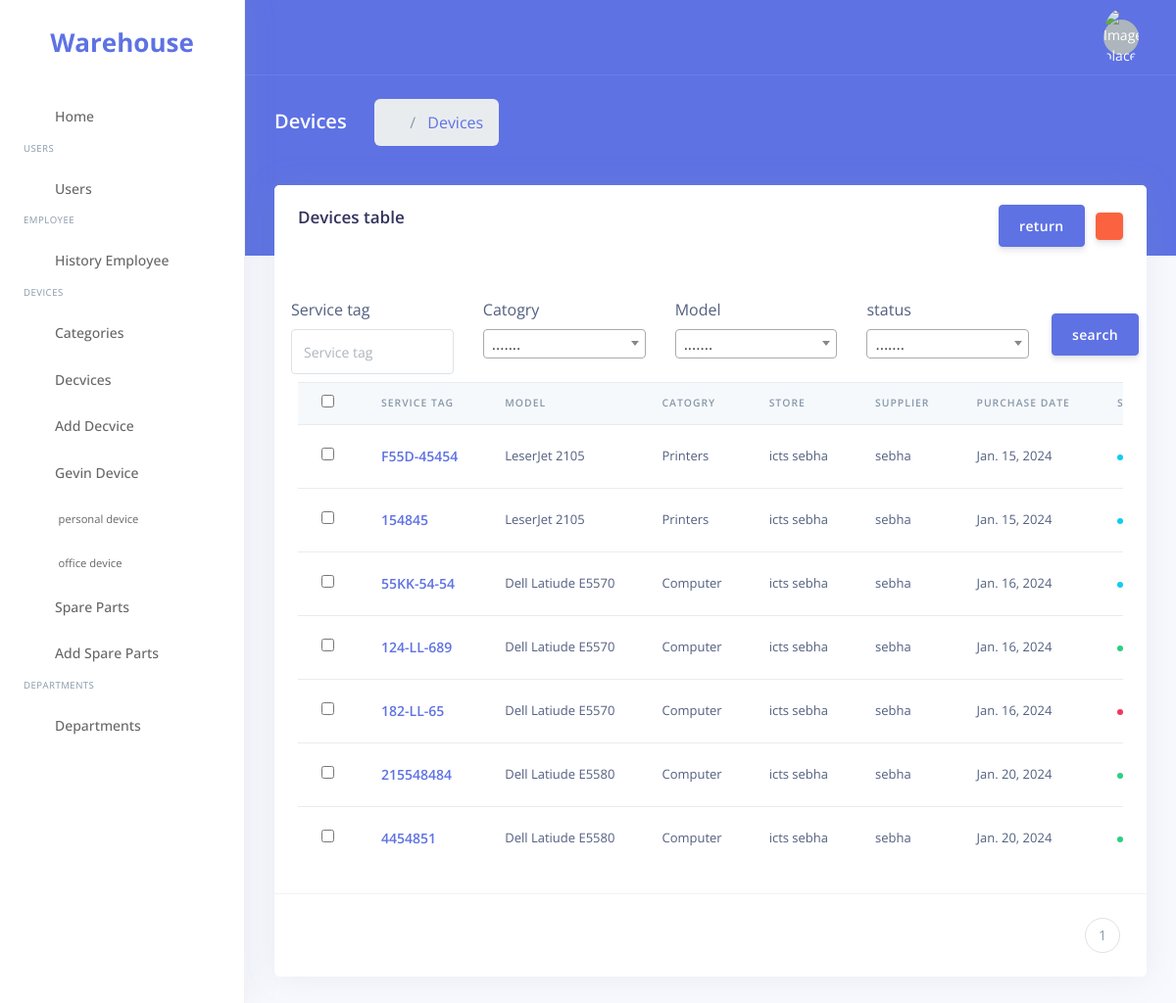
The page /item/ (signed in) on the database its author committed.
### Item/models.py (models this page shows, shortened)
class Device(models.Model):
    id = models.UUIDField(primary_key=True, default=uuid.uuid4, editable=False)
    catogry = models.ForeignKey(Catogry ,null=True,on_delete=models.CASCADE)
    service_tag = models.CharField(max_length=150,unique=True)
    modal = models.ForeignKey(ModelDevice ,related_name='device',null=True,on_delete=models.SET_NULL)
    store =  models.ForeignKey(Store,related_name='device',null=True, on_delete=models.SET_NULL)
    purchase_date = models.DateField(auto_now=False, auto_now_add=False,blank=True,null=True)
    supplier = models.CharField(max_length=50,null=True,blank=True)
    status = models.IntegerField(default=1)
    file = models.ForeignKey(DeviceFile,null=True,blank=True, on_delete=models.SET_NULL)
    Warranty_date = models.DateField(null=True,blank=True)
    type_device = models.CharField(choices= [('office','office'),('Personal','Personal')],default='Personal', max_length=50)
    created_at = models.DateTimeField(auto_now_add=True,blank=True,null=True)
    ubdate_at = models.DateTimeField(auto_now=True,blank=True,null=True)
    created_by = models.ForeignKey(User,null=True,blank=True, on_delete=models.CASCADE)
    deleted = models.BooleanField(default = False)
    objects = DeviceManager()
    def status_name(self):
        return StatusName[self.status]

class ModelDevice(models.Model):
    id = models.UUIDField(primary_key=True, default=uuid.uuid4, editable=False)
    name = models.CharField(max_length=50,unique=True)
    catogry = models.ForeignKey(Catogry,related_name="modal",null=True,blank=True,on_delete=models.CASCADE)
    min_device = models.IntegerField("Minimum number of devices for alerting",default=1)
    created_at = models.DateTimeField(auto_now_add=True,blank=True,null=True)
    ubdate_at = models.DateTimeField(auto_now=True,blank=True,null=True)

class Store(models.Model):
    id = models.UUIDField(primary_key=True, default=uuid.uuid4, editable=False)
    name = models.CharField(max_length=50,unique=True)
    created_at = models.DateTimeField(auto_now_add=True,blank=True,null=True)
    ubdate_at = models.DateTimeField(auto_now=True,blank=True,null=True)

### catogry/models.py (models this page shows, shortened)
class Catogry(models.Model):
    id = models.UUIDField(primary_key=True, default=uuid.uuid4, editable=False)
    name = models.CharField(max_length=50,unique=True)
    descripe = models.TextField(null=True,blank=True)
    created_at = models.DateTimeField(auto_now_add=True,blank=True,null=True)
    ubdate_at = models.DateTimeField(auto_now=True,blank=True,null=True)

### Item/views.py (the view)
# urls.py: path('',index,name="item.index"),
@login_required
@permission_required(['view_device'])
def index(request):
    dev = Device.objects.all()
    if request.GET.get('catogry'):
        dev = dev.filter(catogry__id = request.GET.get('catogry'))
    if request.GET.get('model'):
        dev = dev.filter(modal__id = request.GET.get('model'))
    if request.GET.get('status'):
        dev = dev.filter(status = request.GET.get('status'))
    if request.GET.get('service_tag'):
        dev = dev.filter(service_tag = request.GET.get('service_tag'))
    Devices = Paginator(dev,10)
    page_number = request.GET.get('page')
    devices = Devices.get_page(page_number)
    catogry = Catogry.objects.all()
    model = ModelDevice.objects.all()
    employee = Employee.objects.all()
    history = HistoryDeviceForm()
    status = StatusName
    return render(request,'item/index.html',{
        'devices':devices,
        'range':range(1,devices.paginator.num_pages+1),
        'catogry':catogry,
        'model':model,
        'status':status,
        'employee':employee,
        'historyForm':history
        })

### templates/item/index.html (shortened to what this page needs)
{% extends 'layouts/base.html' %}
{% block content %}
  <div class="header bg-primary pb-6">
    <div class="container-fluid">
      <div class="header-body">
        <div class="row align-items-center py-4">
          <div class="col-lg-6 col-7">
            <h6 class="h2 text-white d-inline-block mb-0">Devices</h6>
            <nav aria-label="breadcrumb" class="d-none d-md-inline-block ml-md-4">
              <ol class="breadcrumb breadcrumb-links breadcrumb-dark">
                <li class="breadcrumb-item">
                  <a href="#"><i class="fas fa-home"></i></a>
                </li>
                <li class="breadcrumb-item active">
                  <a href="#">Devices</a>
                </li>
              </ol>
            </nav>
          </div>
        </div>
      </div>
    </div>
  </div>
  <div class="container-fluid mt--6">
    <div class="row">
      <div class="col">
        <div class="card">
          <div class="card-header border-0 d-flex justify-content-between">
            <h3 class="mb-0">Devices table</h3>
            <div class="">
              <button class="btn btn-primary" id="reuten-btn">return</button>
              <a href="{% url 'item.index' %}" class="btn btn-warning btn-sm"><i class="fas fa-redo"></i></a>
            </div>
          </div>
          <div class="card-body">
            <form action="" class="row">
              <div class="col-11 row p-2">
                <div class="col-md-3">
                  <label>Service tag</label>
                  <input type="text" name="service_tag" class="form-control" placeholder="Service tag" value="{{ request.GET.service_tag }}" />
                </div>
                <div class="col-md-3">
                  <label>Catogry</label>
                </div>
                <div class="col-md-3">
                  <label>Model</label>
                </div>
                <div class="col-md-3">
                  <label>status</label>
                </div>
              </div>
              <div class="col-1">
                <button class="btn btn-primary mt-4">search</button>
              </div>
            </form>
            <div style="overflow-x: scroll;min-height: 400px;">
              <table class="table align-items-center table-flush">
                <thead class="thead-light">
                  <tr>
                    <th>
                      <input type="checkbox" class="checked_all" />
                    </th>
                    <th scope="col" class="sort" data-sort="name">Service Tag</th>
                    <th scope="col" class="sort" data-sort="budget">Model</th>
                    <th scope="col" class="sort" data-sort="status">Catogry</th>
                    <th scope="col" class="sort" data-sort="status">Store</th>
                    <th scope="col" class="sort" data-sort="completion">Supplier</th>
                    <th scope="col" class="sort" data-sort="completion">Purchase date</th>
                    <th scope="col" class="sort" data-sort="completion">status</th>
                  </tr>
                </thead>
                <tbody class="list">
                  {% for val in devices %}
                    <tr>
                      <td>
                        <input type="checkbox" name="item[]" value="{{ val.id }}" class="item-check-box" />
                      </td>
                      <th scope="row">
                        <div class="media align-items-center">
                          <div class="media-body">
                            <a href="{% url 'history' val.id %}"><span class="name mb-0 text-sm">{{ val.service_tag }}</span></a>
                          </div>
                        </div>
                      </th>
                      <td class="budget">{{ val.modal.name }}</td>
                      <td>
                        <span class="status">{{ val.catogry.name }}</span>
                      </td>
                      <td class="budget">{{ val.store.name }}</td>
                      <td class="budget">{{ val.supplier }}</td>
                      <td class="budget">{{ val.purchase_date }}</td>
                      <td>
                        <span class="badge badge-dot mr-4">
                          {% if val.status == 1 %}
                            <i class="bg-success"></i>
                          {% elif val.status == 2 %}
                            <i class="bg-info"></i>
                          {% elif val.status == 3 %}
                            <i class="bg-warning"></i>
                          {% elif val.status == 4 %}
                            <i class="bg-danger"></i>
                          {% elif val.status == 5 %}
                            <i class="bg-gray"></i>
                          {% endif %}
                        </span>
                      </td>
                    </tr>
                  {% endfor %}
                </tbody>
              </table>
            </div>
          </div>
          <div class="card-footer py-4">
            <nav aria-label="...">
              <ul class="pagination justify-content-end mb-0">
                {% for i in range %}
                  <li class="page-item {% if i == devices.number %}{% endif %}">
                    <a class="page-link" href="{{ request.get_full_path }}{% if request.GET.search %}{% endif %}page={{ i }}">{{ i }}</a>
                  </li>
                {% endfor %}
              </ul>
            </nav>
          </div>
        </div>
      </div>
    </div>
  </div>
{% endblock %}

### templates/layouts/base.html (shortened to what this page needs)
{% load static %}
<!DOCTYPE html>
<html lang="ar">
<head>
  <link rel="stylesheet" href="{% static 'assets/vendor/nucleo/css/nucleo.css' %}" type="text/css">
  <link rel="stylesheet" href="{% static 'assets/vendor/@fortawesome/fontawesome-free/css/all.min.css' %}" type="text/css">
  <link rel="stylesheet" href="{% static 'assets/css/argon.css' %}" type="text/css">
  <link rel="stylesheet" type="text/css" href="https://cdnjs.cloudflare.com/ajax/libs/toastr.js/latest/css/toastr.min.css">
  <link rel="stylesheet" href="https://cdn.jsdelivr.net/npm/select2@4.1.0-rc.0/dist/css/select2.min.css" />
</head>
<body class="">
  {% include "includes/sidenav.html" %}
  <div class="main-content" id="panel">
    {% include "includes/navigation.html" %}
    {% block content %}{% endblock content %}
  </div>
</body>
</html>

### templates/includes/sidenav.html (shortened to what this page needs)
<nav class="sidenav navbar navbar-vertical fixed-left navbar-expand-xs navbar-light bg-white" id="sidenav-main">
  <div class="scrollbar-inner">
    <div class="sidenav-header align-items-center">
      <a class="navbar-brand" href="/">
        <h1 class="text-primary h1" style="font-weight: bold;">Warehouse</h1>
      </a>
    </div>
    <div class="navbar-inner">
      <div class="collapse navbar-collapse" id="sidenav-collapse-main">
        <ul class="navbar-nav">
          <li class="nav-item">
            <a class="nav-link {% if 'profile' in segment %}{% endif %}" href="{% url 'index' %}">
              <i class="fas fa-home text-primary"></i>
              <span class="nav-link-text">Home</span>
            </a>
          </li>
        </ul>
        <h6 class="navbar-heading p-0 text-muted"><span class="docs-normal"><small>Users</small></span></h6>
        <ul class="navbar-nav">
          <li class="nav-item">
            <a class="nav-link {% if '/users/' == request.path %}{% endif %}" href="{% url 'users' %}">
              <i class="fas fa-users text-primary"></i>
              <span class="nav-link-text">Users</span>
            </a>
          </li>
        </ul>
        <h6 class="navbar-heading p-0 text-muted"><span class="docs-normal"><small>Employee</small></span></h6>
        <ul class="navbar-nav">
          <li class="nav-item">
            <a class="nav-link {% if '/item/history/employee/' == request.path %}{% endif %}" href="{% url 'employee.history' %}">
              <i class="fas fa-history text-primary"></i>
              <span class="nav-link-text">History Employee</span>
            </a>
          </li>
        </ul>
        <h6 class="navbar-heading p-0 text-muted"><span class="docs-normal"><small>Devices</small></span></h6>
        <ul class="navbar-nav">
          <li class="nav-item">
            <a class="nav-link {% if '/catogry/' == request.path %}{% endif %}" href="{% url 'catogry.index' %}">
              <i class="fas fa-layer-group text-primary"></i>
              <span class="nav-link-text">Categories</span>
            </a>
          </li>
          <li class="nav-item">
            <a class="nav-link {% if '/item/' == request.path %}{% endif %}" href="{% url 'item.index' %}">
              <i class="fas fa-laptop text-primary"></i>
              <span class="nav-link-text">Decvices</span>
            </a>
          </li>
          <li class="nav-item">
            <a class="nav-link {% if '/item/create' == request.path %}{% endif %}" href="{% url 'Item.create' %}">
              <i class="fas fa-plus text-primary"></i>
              <span class="nav-link-text">Add Decvice</span>
            </a>
          </li>
          <li class="nav-item">
            <a class="nav-link">
              <i class="ni ni-pin-3 text-primary"></i>
              <span class="nav-link-text">Gevin Device</span>
            </a>
            <ul class="navbar-nav pl-5">
              <li class="nav-item">
                <a class="nav-link {% if '/item/gevin' == request.path %}{% endif %}" href="{% url 'item.gevin' %}"><span class="nav-link-text"><small><i class="fas fa-laptop"></i> personal device</small></span></a>
              </li>
              <li class="nav-item">
                <a class="nav-link {% if '/item/gevin-office' == request.path %}{% endif %}" href="{% url 'gevin.office' %}"><span class="nav-link-text"><small><i class="fas fa-laptop"></i> office device</small></span></a>
              </li>
            </ul>
          </li>
          <li class="nav-item">
            <a class="nav-link {% if '/item/spare-part' == request.path %}{% endif %}" href="{% url 'spare_parts.index' %}">
              <i class="fas fa-laptop text-primary"></i>
              <span class="nav-link-text">Spare Parts</span>
            </a>
          </li>
          <li class="nav-item">
            <a class="nav-link {% if '/item/create/spare-part' == request.path %}{% endif %}" href="{% url 'Item.create.sparepart' %}">
              <i class="fab fa-squarespace text-primary"></i>
              <span class="nav-link-text">Add Spare Parts</span>
            </a>
          </li>
        </ul>
        <h6 class="navbar-heading p-0 text-muted"><span class="docs-normal"><small>Departments</small></span></h6>
        <ul class="navbar-nav">
          <li class="nav-item">
            <a class="nav-link {% if '/item/department/' == request.path %}{% endif %}" href="{% url 'department.index' %}">
              <i class="far fa-building text-primary"></i>
              <span class="nav-link-text">Departments</span>
            </a>
          </li>
        </ul>
      </div>
    </div>
  </div>
</nav>

### templates/includes/navigation.html (shortened to what this page needs)
{% load static %}
<nav class="navbar navbar-top navbar-expand navbar-dark bg-primary border-bottom">
  <div class="container-fluid">
    <div class="collapse navbar-collapse" id="navbarSupportedContent">
      <ul class="navbar-nav align-items-center  ml-md-auto ">
        <li class="nav-item dropdown">
          <a class="nav-link" href="#" role="button" data-toggle="dropdown" aria-haspopup="true" aria-expanded="false">
            <i class="ni ni-bell-55"></i>
          </a>
        </li>
        <li class="nav-item dropdown">
          <a class="nav-link" href="#" role="button" data-toggle="dropdown" aria-haspopup="true" aria-expanded="false">
            <i class="ni ni-ungroup"></i>
          </a>
        </li>
      </ul>
      <ul class="navbar-nav align-items-center  ml-auto ml-md-0 ">
        <li class="nav-item dropdown">
          <a class="nav-link pr-0" href="#" role="button" data-toggle="dropdown" aria-haspopup="true" aria-expanded="false">
            <div class="media align-items-center">
              <span class="avatar avatar-sm rounded-circle">
                <img alt="Image placeholder" src="{% static 'assets/img/user_149071.png' %}">
              </span>
            </div>
          </a>
        </li>
      </ul>
    </div>
  </div>
</nav>

### templates/includes/scripts.html (shortened to what this page needs)
{% load static %}

### rows shown on the page
Device: service_tag "F55D-45454", modal.name "LeserJet 2105", catogry.name "Printers", store.name "icts sebha", supplier "sebha", purchase_date "Jan. 15, 2024", status 2 (drawn)
Device: service_tag "154845", modal.name "LeserJet 2105", catogry.name "Printers", store.name "icts sebha", supplier "sebha", purchase_date "Jan. 15, 2024", status 2 (drawn)
Device: service_tag "55KK-54-54", modal.name "Dell Latiude E5570", catogry.name "Computer", store.name "icts sebha", supplier "sebha", purchase_date "Jan. 16, 2024", status 2 (drawn)
Device: service_tag "124-LL-689", modal.name "Dell Latiude E5570", catogry.name "Computer", store.name "icts sebha", supplier "sebha", purchase_date "Jan. 16, 2024", status 1 (drawn)
Device: service_tag "182-LL-65", modal.name "Dell Latiude E5570", catogry.name "Computer", store.name "icts sebha", supplier "sebha", purchase_date "Jan. 16, 2024", status 4 (drawn)
Device: service_tag "215548484", modal.name "Dell Latiude E5580", catogry.name "Computer", store.name "icts sebha", supplier "sebha", purchase_date "Jan. 20, 2024", status 1 (drawn)
Device: service_tag "4454851", modal.name "Dell Latiude E5580", catogry.name "Computer", store.name "icts sebha", supplier "sebha", purchase_date "Jan. 20, 2024", status 1 (drawn)

### other values the page prints
{{ i }} "1"
